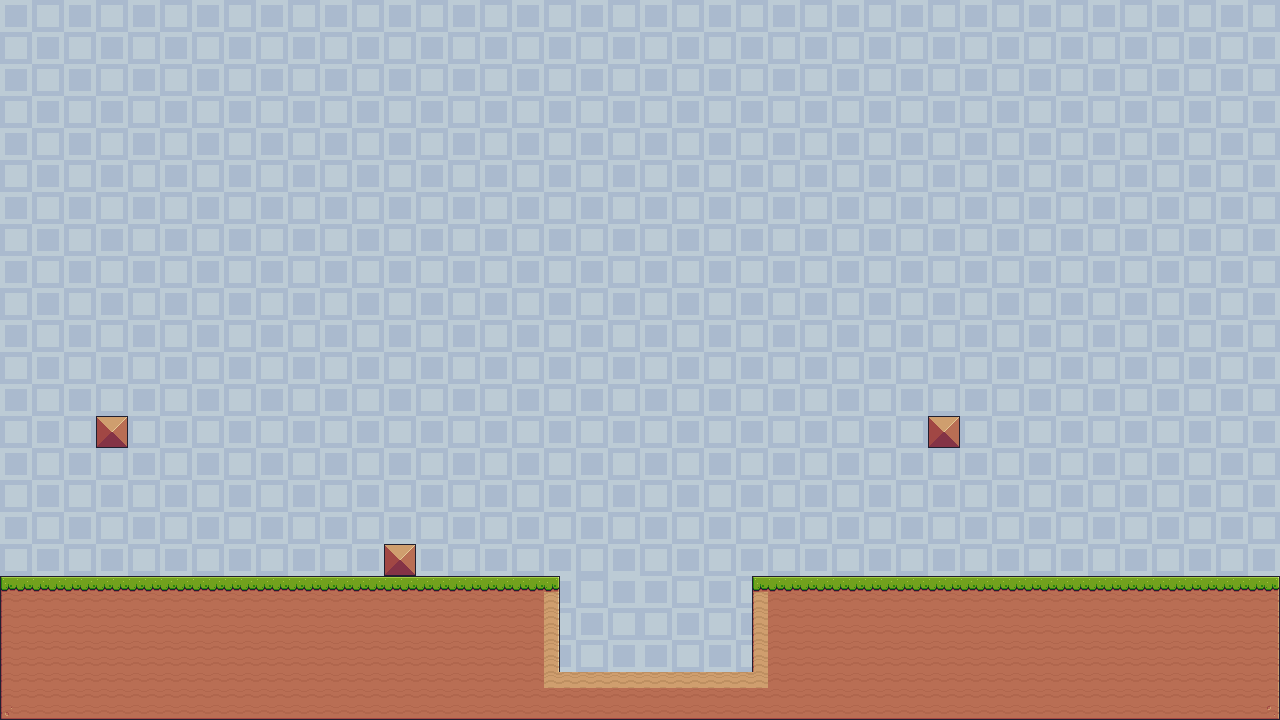

This is a level from a 2D game, rendered from its Tiled map with the project's own tilesets. A one-line summary and the map file follow, with tile-layer data summarised:
An orthogonal 80x45 tile map with 16x16 px tiles, 2 tile layers (Capa de patrones 2, Capa de patrones 1), 2 tilesets.

<map version="1.5" tiledversion="1.7.2" orientation="orthogonal" renderorder="right-down" width="80" height="45" tilewidth="16" tileheight="16" infinite="0" nextlayerid="4" nextobjectid="1">
 <properties>
  <property name="Draw" value="1" />
 </properties>
 <tileset firstgid="1" source="Terrain (16x16).tsx" />
 <tileset firstgid="243" source="Blue.tsx" />
 <layer id="3" name="Capa de patrones 2" width="80" height="45">
  <data>[3600 cells, 3360 non-empty, 16 distinct tile ids]</data>
 </layer>
 <layer id="2" name="Capa de patrones 1" width="80" height="45">
  <data>[3600 cells, 810 non-empty, 17 distinct tile ids]</data>
 </layer>
</map>
